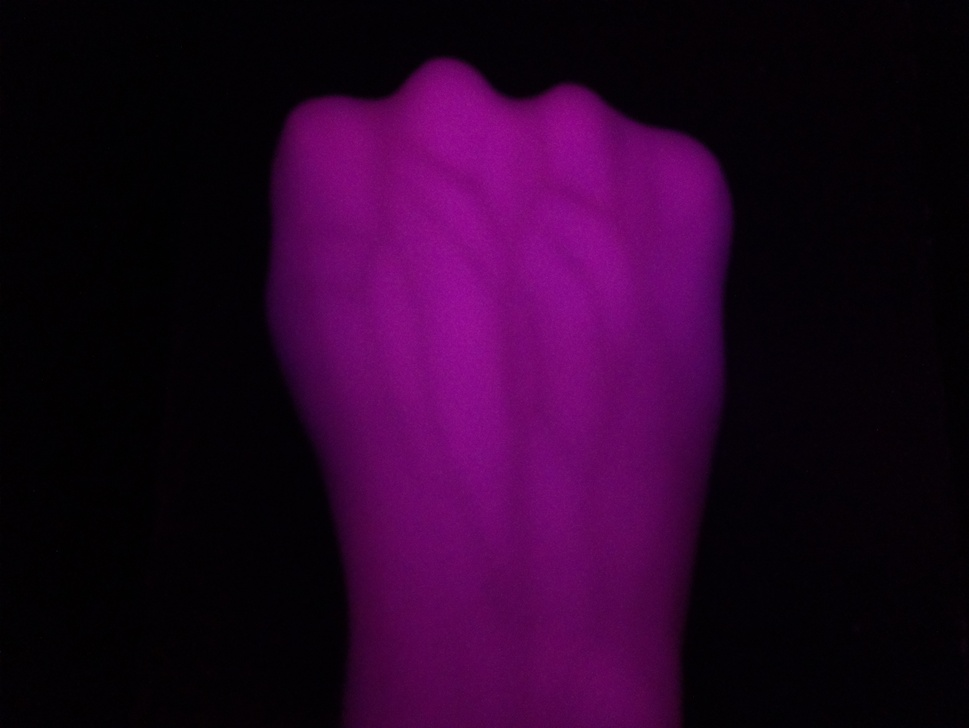
#> input picture 4.27.3/Image20.jpg, 969 x 728 px, shrunk from 3280 x 2464 before the run, found by its file name
$ jupyter execute Image_13_Processing.ipynb   (shell and % lines are left out)
#> lines starting #> are read from the running program, lines starting #| are printed output that depends on the picture
# Most Recent Image Processing

[cell 1]
#imports
from __future__ import print_function
from PIL import Image, ImageDraw, ImageEnhance
import numpy as np
import cv2
import skimage
from scipy import ndimage as ndi
from skimage import feature, color,io
from skimage.morphology import square
import matplotlib.pyplot as plt
import math
from skimage.transform import probabilistic_hough_line
from builtins import input
import argparse

[cell 2]
%cd best images

### Read in Image + Basic Filtering
The "hand.img" is the one from the repo.

### Our image
select whatever image you like, there should be several to pick from. I don;t use any useful naming convetion to organize the images haha other than cropped.

[cell 3]
# Read in image and display
img = plt.imread('Image20.jpg')
#> img is the input picture: shape (728, 969, 3); mean R, G, B 39.7, 3.2, 38.6
plt.imshow(img,cmap=plt.cm.gray)
plt.axis('off')

### Adjusting
Run this first (the code block above just veiws the image)

The code below reads in and converts to greyscale -> saved as test.jpg

[cell 4]
# Read in image and Choose color channel
img = plt.imread('Image13.jpg')
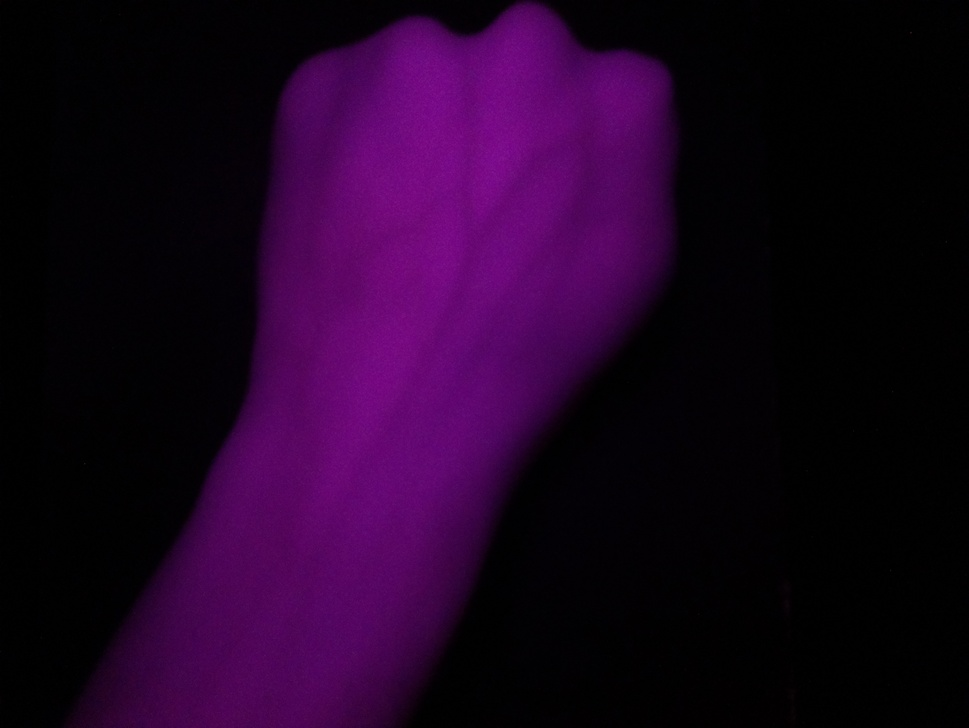
#> input picture 4.27.2/Image13.jpg, 969 x 728 px, shrunk from 3280 x 2464 before the run, found by its file name
#> img is the input picture: shape (728, 969, 3); mean R, G, B 30.8, 2.7, 34.9
img=img[:,:,2] # gets color channel
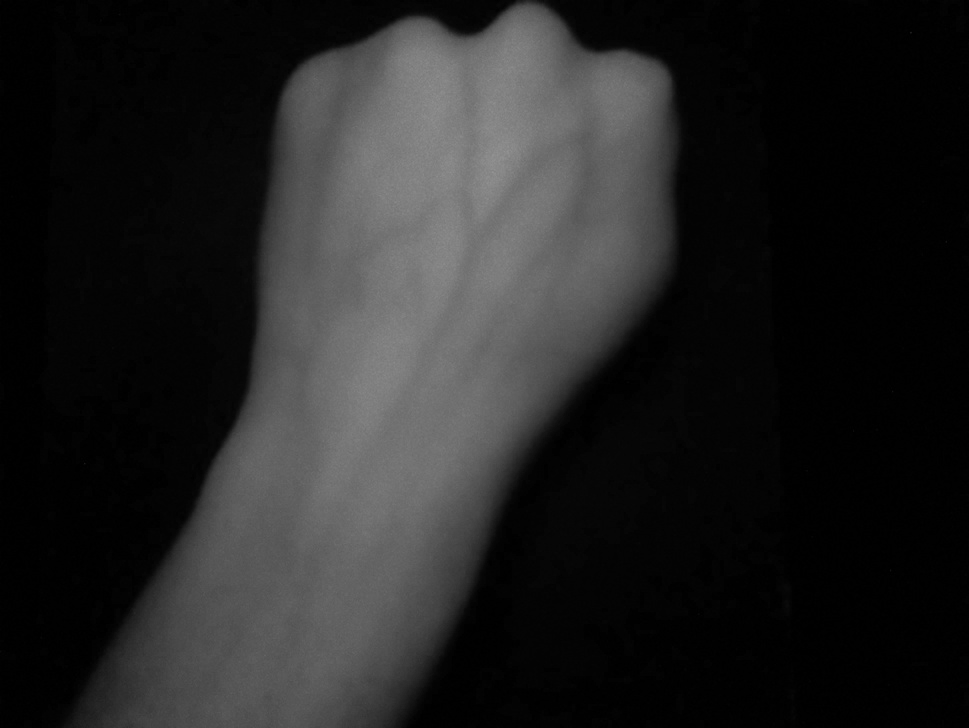
#> img: shape (728, 969); min 0, max 148, mean 34.9

# adjust contrast (these parameters can be palyed with) #gamma 3 to start
img = skimage.exposure.adjust_gamma(img, gamma=3, gain=1)
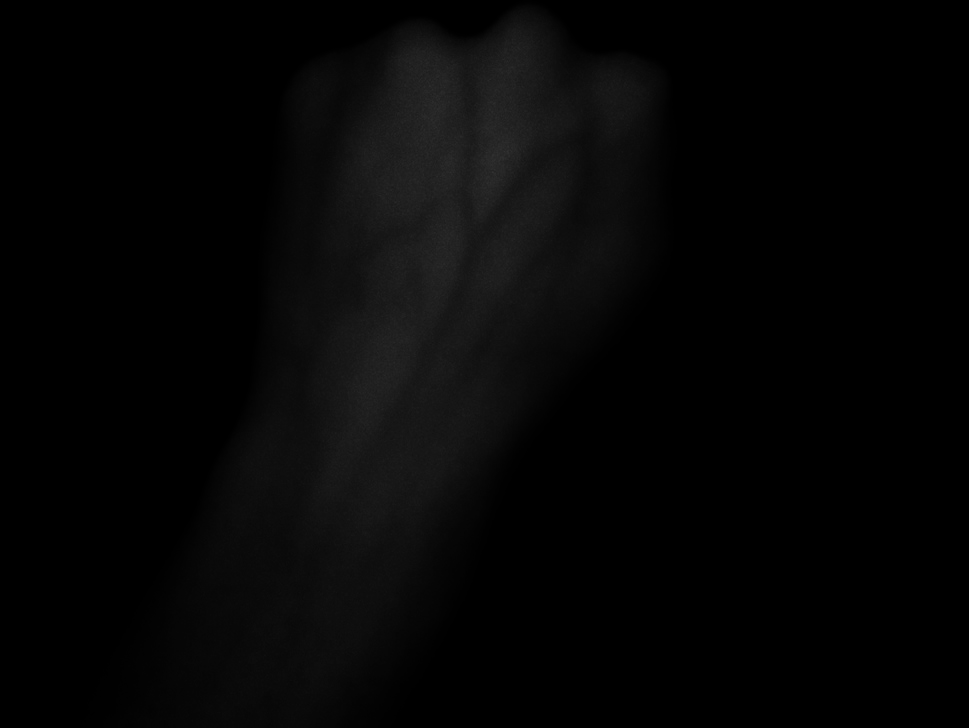
#> img: shape (728, 969); min 0, max 50, mean 5.5

# Chnage to grayscale and show
gray = color.rgb2gray(img)
plt.imshow(img,cmap=plt.cm.gray)
plt.axis('off')
plt.savefig('test.jpg', bbox_inches='tight', pad_inches=0, dpi = 300) #loop 2 0.8 loop 1 1.5

# convert format
pi = Image.fromarray(img)

### Loc mean -- This seems to work best for now

Trying stuff from before, reads in the greyscale image from before (test) and then applies filters.

Saved as test3

[cell 5]
img = plt.imread('test.jpg')
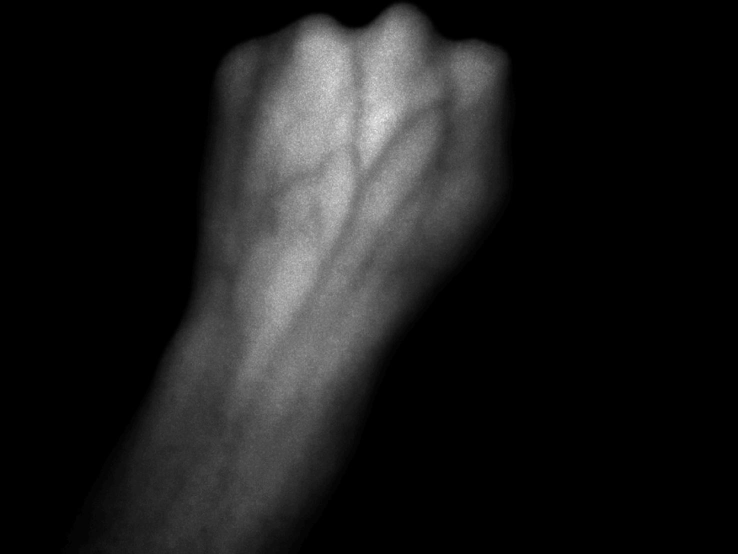
#> img: shape (1108, 1475, 3) (shown at 1/2 size); min 0, max 253, mean 27.7
img=img[:,:,2] # get color channel
#> img: shape (1108, 1475)

# adjust contrast

gray = color.rgb2gray(img)

from skimage.morphology import disk
from skimage.filters.rank import mean
loc_mean = mean(img, disk(5))
plt.imshow(loc_mean, vmin=0, vmax=255, cmap=plt.cm.gray)
plt.axis('off')
plt.savefig('test3.jpg', bbox_inches='tight', pad_inches=0, dpi = 300) #loop 2 0.8 loop 1 1.5

### Using Image enhancer

This is oppisite of what we're trying to do ! this is get to get hand edge

[cell 6]
# Read in image and Choose color channel
img = plt.imread('test3.jpg')
#> img: shape (1108, 1476, 3); min 0, max 217, mean 27.5
img=img[:,:,1] # gets color channel
#> img: shape (1108, 1476)

# adjust contrast (these parameters can be palyed with) #gamma 3 to start
img = skimage.exposure.adjust_gamma(img, gamma=0.40, gain=0.95)
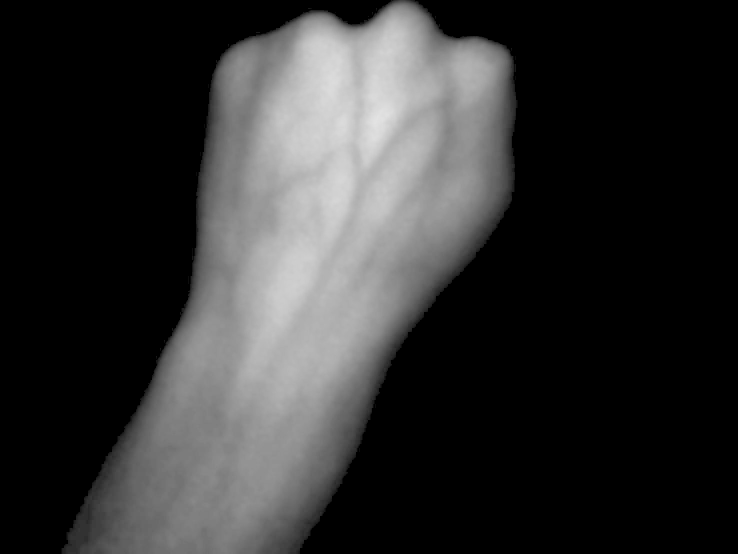
#> img: shape (1108, 1476) (shown at 1/2 size); min 0, max 227, mean 49.8

# Chnage to grayscale and show
gray = color.rgb2gray(img)
plt.imshow(img,cmap=plt.cm.gray)
plt.axis('off')
plt.savefig('test2.jpg', bbox_inches='tight', pad_inches=0, dpi = 300) #loop 2 0.8 loop 1 1.5

# convert format
pi = Image.fromarray(img)

# Meijering Filter

Run 3x to try each images

test = raw image turned greyscale (no-prepocessing)

test3 = Localized mean filterd - some pre-processing

test2 = Image contrast enhance - some pre-processing (not coupled with other pre-processing, each is seperate)

[cell 7]
# Filter using meijering - Umage.enhance
img = plt.imread('test2.jpg')
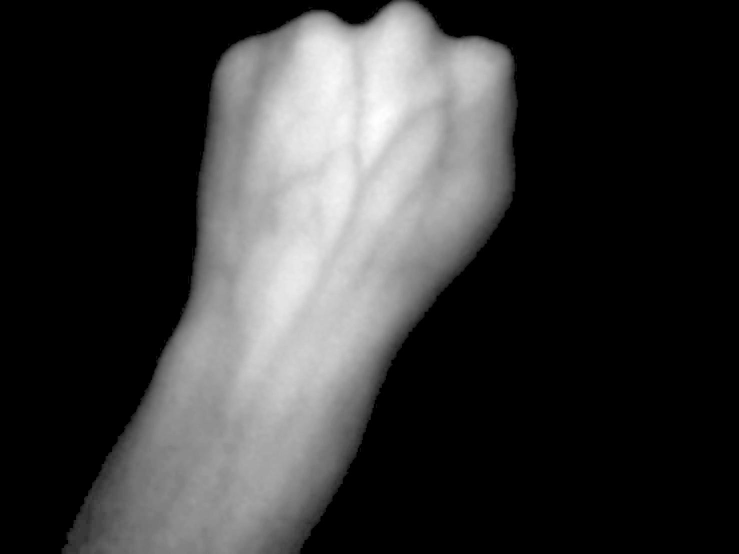
#> img: shape (1108, 1477, 3) (shown at 1/2 size); min 0, max 255, mean 56.1
img = skimage.filters.meijering(img,black_ridges=True)

# Turn to gray
gray = color.rgb2gray(img)

# Threshold and turn to binary
threshold = skimage.filters.threshold_otsu(gray)
binary = (gray >= threshold)

# Filter noise -erosion filter
hand_filt = ndi.morphology.binary_erosion(binary, iterations=5)

# Show image
plt.imshow(hand_filt, cmap=plt.cm.gray)
plt.axis('off')
